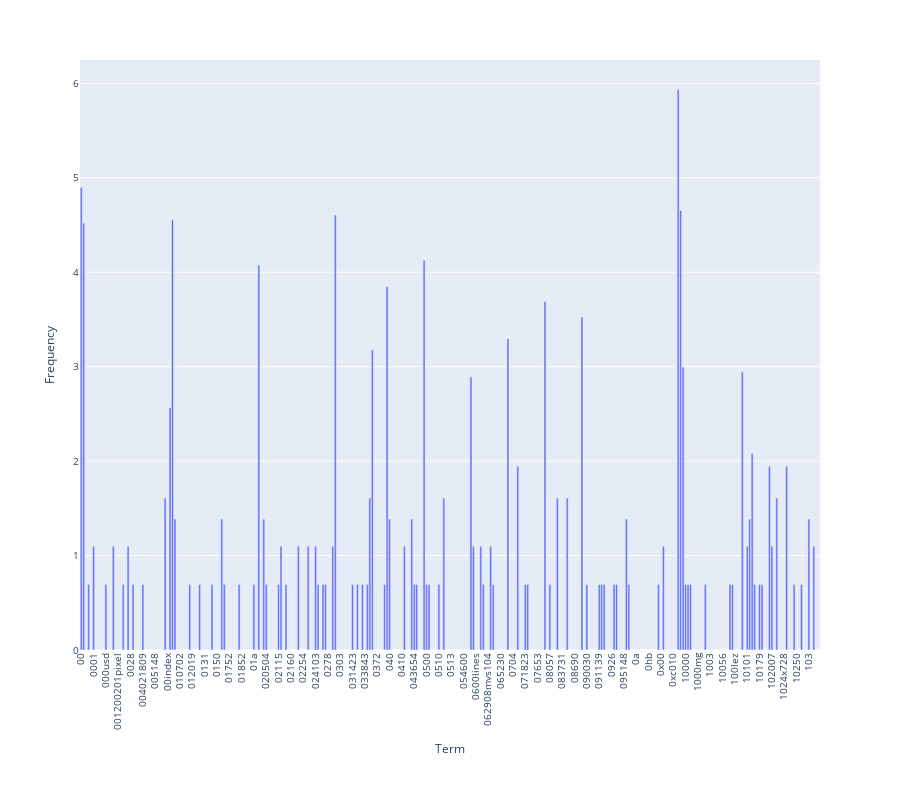

Here is the notebook cell this chart was saved with:
### Markdown cell above
### >>> **Exercise 15 (take home):** 
You can copy the code from the previous exercise and change the 'term_frequencies' variable for the 'term_frequencies_log', comment about the differences that you observe and talk about other possible insights that we can get from a log distribution.

### Code cell
# Answer here
import plotly.express as px

data = pd.DataFrame({
    'Term': count_vect.get_feature_names_out()[:300],
    'Frequency': term_frequencies_log[:300]
})

fig = px.bar(data, x='Term', y='Frequency', height=800,)

fig.update_layout(
    font={'size': 10},
    xaxis_tickangle=-90,
    margin={'b': 150}
)
fig.show() 

# 1. The raw frequencies are often dominated by top words (like "the", "a", etc.),
#    which makes the vast majority of bars look flat. The log transform let the
#    smaller differences between mid- and low-frequency words visible.
# 2. Emphasize more on relative difference. Because both are 10 times reduction,
#    a drop from 100 to 10 looks the same as a drop from 10 to 1.

### Figure 1 — Plotly figure (JSON) as saved in the notebook; plotly's stock layout.template omitted (floating-point values rounded to 4 significant figures; data arrays with more than 128 entries replaced by an {"elided": "..."} marker saying what was removed)
{"data": [{"hovertemplate": "Term=%{x}<br>Frequency=%{y}<extra></extra>", "legendgroup": "", "marker": {"color": "#636efa", "pattern": {"shape": ""}}, "name": "", "orientation": "v", "showlegend": false, "textposition": "auto", "type": "bar", "x": {"elided": "300 str values"}, "xaxis": "x", "y": {"elided": "300 float values"}, "yaxis": "y"}], "layout": {"barmode": "relative", "font": {"size": 10}, "height": 800, "legend": {"tracegroupgap": 0}, "margin": {"b": 150, "t": 60}, "xaxis": {"anchor": "y", "domain": [0, 1], "tickangle": -90, "title": {"text": "Term"}}, "yaxis": {"anchor": "x", "domain": [0, 1], "title": {"text": "Frequency"}}}}
